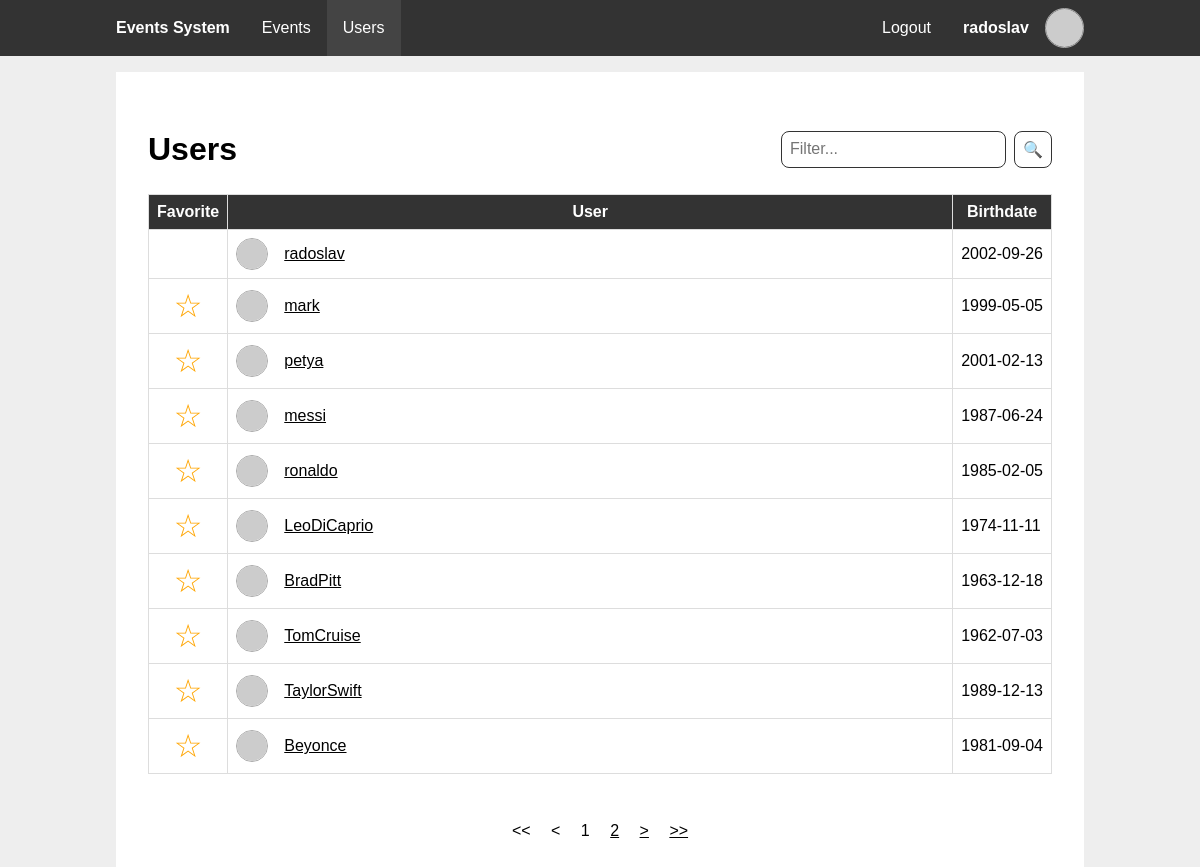
The page /users.php (signed in) on the database its author committed.
### tables this page shows
CREATE TABLE `users` (
  `id` int(11) NOT NULL,
  `username` varchar(50) NOT NULL,
  `email` varchar(50) DEFAULT NULL,
  `birthday_event` int(11) NOT NULL,
  `password_hash` char(60) NOT NULL
);

CREATE TABLE `events` (
  `event_id` int(11) NOT NULL,
  `creator_id` int(11) DEFAULT NULL,
  `name` varchar(50) NOT NULL,
  `date` date NOT NULL,
  `description` varchar(100) NOT NULL,
  `recurring` tinyint(1) NOT NULL
);

### includes/db_users.php (called while the page is built, shortened)
<?php
function getUserById($user_id) {
  $pdo = getPDO();
  $stmt = $pdo->prepare('SELECT u.id,
                                u.username,
                                u.email,
                                e.date AS birthdate
                        FROM users u
                        JOIN events e ON u.birthday_event = e.event_id
                        WHERE u.id = ?');
  $stmt->execute([$user_id]);
  $user = $stmt->fetch();
  return $user;
}
function getUsers($viewer, $query, $limit, $offset) {
  $pdo = getPDO();
  $stmt = $pdo->prepare("SELECT u.id,
                                u.username,
                                u.email,
                                e.date AS birthdate,
                                fu.favorite_user_id IS NOT NULL as favorite
                        FROM users u
                        JOIN events e ON u.birthday_event = e.event_id
                        LEFT JOIN favorite_users fu ON fu.user_id = ? AND fu.favorite_user_id = u.id
                        WHERE u.username LIKE CONCAT('%', ?, '%')
                        LIMIT ? OFFSET ?");
  $stmt->execute([$viewer, $query, $limit, $offset]);
  return $stmt->fetchAll();
}
function getUsersCount($query) {
  $pdo = getPDO();
  $stmt = $pdo->prepare("SELECT COUNT(1)
                        FROM users u
                        WHERE u.username LIKE CONCAT('%', ?, '%')");
  $stmt->execute([$query]);
  return $stmt->fetch()['COUNT(1)'];
}
?>

### includes/session.php (called while the page is built, shortened)
<?php
require_once "db_users.php";
function getUserId() {
  global $user;
  if (!$user) {
    $user = getUserById($_SESSION['user_id'] ?? null);
  }
  return $user["id"];
}
function ensureLoggedIn() {
  if (!getUserId()) {
    header('Location: ./login.php');
    exit;
  }
}
?>

### includes/gravatar.php (called while the page is built)
<?php
function gravatarUrl($arg) {
  $email = is_string($arg) ? $arg : ($arg['email'] ?: $arg['username']);
  return "https://www.gravatar.com/avatar/".hash("sha256", strtolower(trim($email)))."?d=identicon";
}
?>

### users.php (the view, shortened to what this page needs)
<?php
require_once 'includes/session.php';
require_once 'includes/gravatar.php';
require_once 'includes/db_users.php';
ensureLoggedIn();
$query = $_GET['q'] ?? ""
?>
<?php
include 'templates/main_header.php';
include 'templates/data_table.php'
?>
<section class="content">
  <header>
    <h1>Users</h1>
    <form class="form-filter" method="GET">
      <input type="text" name="q" value="<?php echo $query ?>" placeholder="Filter..." autofocus>
      <button type="submit" class="btn alt">🔍</button>
    </form>
  </header>
  <?php
  data_table(function($limit, $offset) { global $user, $query; return getUsers($user['id'], $query, $limit, $offset); },
             function() { global $query; return getUsersCount($query); },
             10,
             [
              "Favorite" => function($row) {
                global $user;
                ?><form method="POST">
                  <?php if ($user['id'] !== $row['id']): ?>
                  <button type="submit" class="btn-favorite"><?php echo $row['favorite'] ? '★' : '☆' ?></button>
                  <?php endif ?>
                </form><?php
              },
              "User" => function($row) {
                ?><a href="<?php echo "user.php?id=".$row['id'] ?>">
                  <div class="profile-info">
                    <img class="profile-picture" alt="Profile Picture" src="<?php echo gravatarUrl($row) ?>"></img>
                    <span><?php echo $row['username'] ?></span>
                  </div>
                </a><?php
              },
              "Birthdate" => "birthdate",
            ])
  ?>
<?php
include 'templates/main_footer.php';
?>

### templates/main_header.php (shortened to what this page needs)
<?php
require_once 'includes/gravatar.php';
function active($param) {
  $isActive = basename($_SERVER['SCRIPT_NAME'], ".php") === $param;
  echo $isActive ? 'class="active"' : '';
}
?>
<!DOCTYPE html>
<html lang="en">
<head>
  <link rel="stylesheet" href="styles/main.css">
</head>
<body>
  <nav>
    <div class="wrapper">
      <ul>
        <li>
          <span><h1>Events System</h1></span>
        </li>
      </ul>
      <?php if (isset($user) && $user): ?>
      <ul class="middle">
        <li>
          <a href="./" <?php active("index") ?>>Events</a>
        </li>
        <li>
          <a href="./users.php" <?php active("users") ?>>Users</a>
        </li>
      </ul>
      <ul>
        <li>
          <a href="logout.php">Logout</a>
        </li>
        <li>
          <a href="profile.php" <?php active("profile") ?>>
            <div class="profile-info">
              <strong><?php echo $user['username'] ?></strong>
              <img class="profile-picture" alt="Profile Picture" src="<?php echo gravatarUrl($user) ?>">
            </div>
          </a>
        </li>
      </ul>
      <?php endif ?>
    </div>
  </nav>
  <main class="wrapper">

### templates/data_table.php (shortened to what this page needs)
<?php
function data_table($get_records, $get_records_count, $pageSize, $columns) {
  function page_url($page) {
    $parsedUrl = parse_url($_SERVER['REQUEST_URI']);
    $queryParams = [];
    parse_str($parsedUrl['query'] ?? '', $queryParams);
    $queryParams['p'] = $page;
    return $parsedUrl['path'] . '?' . http_build_query($queryParams);
  }
  $page = max($_GET['p'] ?? 1, 1);
  $records = $get_records($pageSize, ($page - 1) * $pageSize);
  $totalPages = ceil($get_records_count() / $pageSize);
  $render_default = function($row, $key) { echo $key ? $row[$key] : ""; };
  $additiona_class = basename($_SERVER['SCRIPT_NAME'], ".php");
?>
  <section class="data-table <?php echo $additiona_class ?>">
    <table>
      <thead>
        <tr>
        <?php foreach ($columns as $key => $column): ?>
          <th><?php echo $key ?></th>
        <?php endforeach ?>
        </tr>
      </thead>
      <tbody>
      <?php foreach ($records as $record): ?>
        <tr>
        <?php foreach ($columns as $key => $column): ?>
            <td><?php (is_string($column) ? $render_default : $column)($record, $column) ?></td>
        <?php endforeach ?>
        </tr>
      <?php endforeach ?>
      </tbody>
    </table>
    <nav>
      <a <?php echo $page > 1 ? 'href="'.page_url(1).'"' : '' ?>>&lt;&lt;</a>
      <a <?php echo $page > 1 ? 'href="'.page_url($page - 1).'"' : '' ?>>&lt;</a>
      <?php for ($i = 1; $i <= $totalPages; $i++): ?>
        <a <?php echo $i != $page ? 'href="'.page_url($i).'"' : '' ?>><?php echo $i ?></a>
      <?php endfor ?>
      <a <?php echo $page < $totalPages ? 'href="'.page_url($page + 1).'"' : '' ?>>&gt;</a>
      <a <?php echo $page < $totalPages ? 'href="'.page_url($totalPages).'"' : '' ?>>&gt;&gt;</a>
    </nav>
<?php } ?>

### templates/main_footer.php (shortened to what this page needs)
  </main>
</body>
</html>

### styles/main.css (style rules this page uses)
:root { --color-accent: #333; --color-accent-active: #444; --color-background: #fff; --color-background-body: #eee; --color-text: #000; --color-text-accent: #fff; --color-text-error: #f00; --color-text-error-active: #e60000; --color-text-confirm: #0f0; --color-text-confirm-active: #00e600; --nav-height: 3.5em; }
* { box-sizing: border-box; }
body { font-family: sans-serif; color: var(--color-text); background-color: var(--color-background-body); min-height: 100vh; margin: 0; }
h1 { font-size: 2em; }
ul { list-style: none; padding: 0; margin: 0; }
a { color: inherit; }
form input, form .btn, form select, form .select-dynamic form textarea { width: 100%; }
input, select, .select-dynamic, textarea, .btn { display: block; font-size: inherit; font-family: inherit; border: 1px solid var(--color-accent); padding: 1em; margin: 1em 0; border-radius: 0.5em; text-decoration: none; }
.btn { cursor: pointer; color: var(--color-text-accent); background-color: var(--color-accent); text-align: center; align-content: center; }
.btn.alt { color: var(--color-text); background-color: var(--color-background); }
.btn-favorite { font-size: 2em; color: orange; border: none; background: unset; cursor: pointer; padding: 0; }
.wrapper { width: 100%; max-width: 1000px; margin: 0 auto; }
body > main { flex-grow: 1; }
body > nav { display: flex; justify-content: center; width: 100%; top: 0; left: 0; color: var(--color-text-accent); background-color: var(--color-accent); z-index: 1; }
body > nav h1 { margin: 0; padding: 0; }
body > nav .wrapper { display: flex; flex-direction: column; }
body > nav a { text-decoration: none; }
body > nav a:hover, body > nav a.active { background-color: var(--color-accent-active); }
body > nav ul { display: flex; align-items: center; flex-direction: column; }
body > nav ul.middle { flex-grow: 1; margin: 1em 0; }
body > nav li { height: var(--nav-height); width: 100%; }
body > nav li > a, body > nav li > span { display: flex; align-items: center; justify-content: center; padding: 0 1em; height: 100%; }
body > nav .profile-info { height: 100%; }
body > nav .profile-picture { height: 70%; }
header { display: flex; justify-content: space-between; align-items: center; }
.content { padding: 2em; background-color: var(--color-background); margin: 1em; }
.profile-info { display: flex; align-items: center; gap: 1em }
.profile-picture { border-radius: 50%; border: 1px solid #aaa; }
.data-table table { width: 100%; border-collapse: collapse; }
.data-table table th, .data-table table td { padding: 0.5em; border: 1px solid #ddd; white-space: nowrap; }
.data-table table thead { background: var(--color-accent); color: var(--color-text-accent); }
.data-table nav { margin-top: 2em; padding: 1em; text-align: center; }
.data-table nav a { padding: 0.5em; }
.form-filter { width: unset; display: flex; gap: 0.5em }
.form-filter input, .form-filter .btn { padding: 0.5em; width: unset; }
.data-table.users th:nth-child(2) { width: 100%; }
.data-table.users td:nth-child(1) { text-align: center; }
.data-table.users .profile-picture { width: 2em; }
@media only screen and (min-width: 768px) { body { flex-direction: unset; padding-top: var(--nav-height); } }
@media only screen and (min-width: 768px) { form input, form select, form .select-dynamic, form .btn { width: 24em; } }
@media only screen and (min-width: 768px) { body > nav { position: fixed; } }
@media only screen and (min-width: 768px) { body > nav h1 { font-size: 1em; } }
@media only screen and (min-width: 768px) { body > nav .wrapper { flex-direction: row; } }
@media only screen and (min-width: 768px) { body > nav ul { flex-direction: row; } }
@media only screen and (min-width: 768px) { body > nav ul.middle { flex-direction: row; margin: unset; } }
@media only screen and (min-width: 768px) { body > nav li { width: unset; } }

### rows shown on the page
users: username "radoslav", birthday_event.date "2002-09-26"
users: username "mark", birthday_event.date "1999-05-05"
users: username "petya", birthday_event.date "2001-02-13"
users: username "messi", birthday_event.date "1987-06-24"
users: username "ronaldo", birthday_event.date "1985-02-05"
users: username "LeoDiCaprio", birthday_event.date "1974-11-11"
users: username "BradPitt", birthday_event.date "1963-12-18"
users: username "TomCruise", birthday_event.date "1962-07-03"
users: username "TaylorSwift", birthday_event.date "1989-12-13"
users: username "Beyonce", birthday_event.date "1981-09-04"

### other values the page prints
$key "Favorite"
$key "User"
$key "Birthdate"
